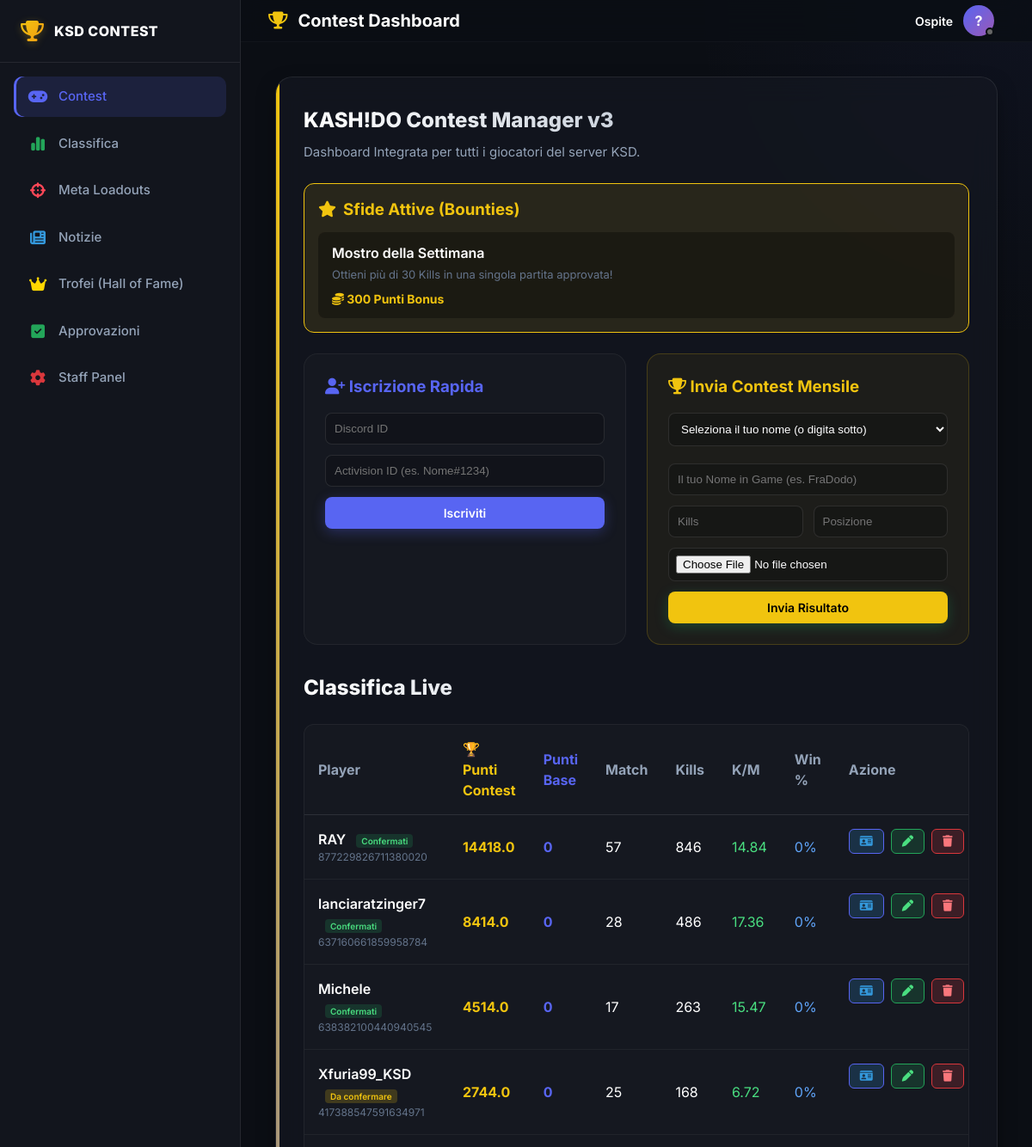
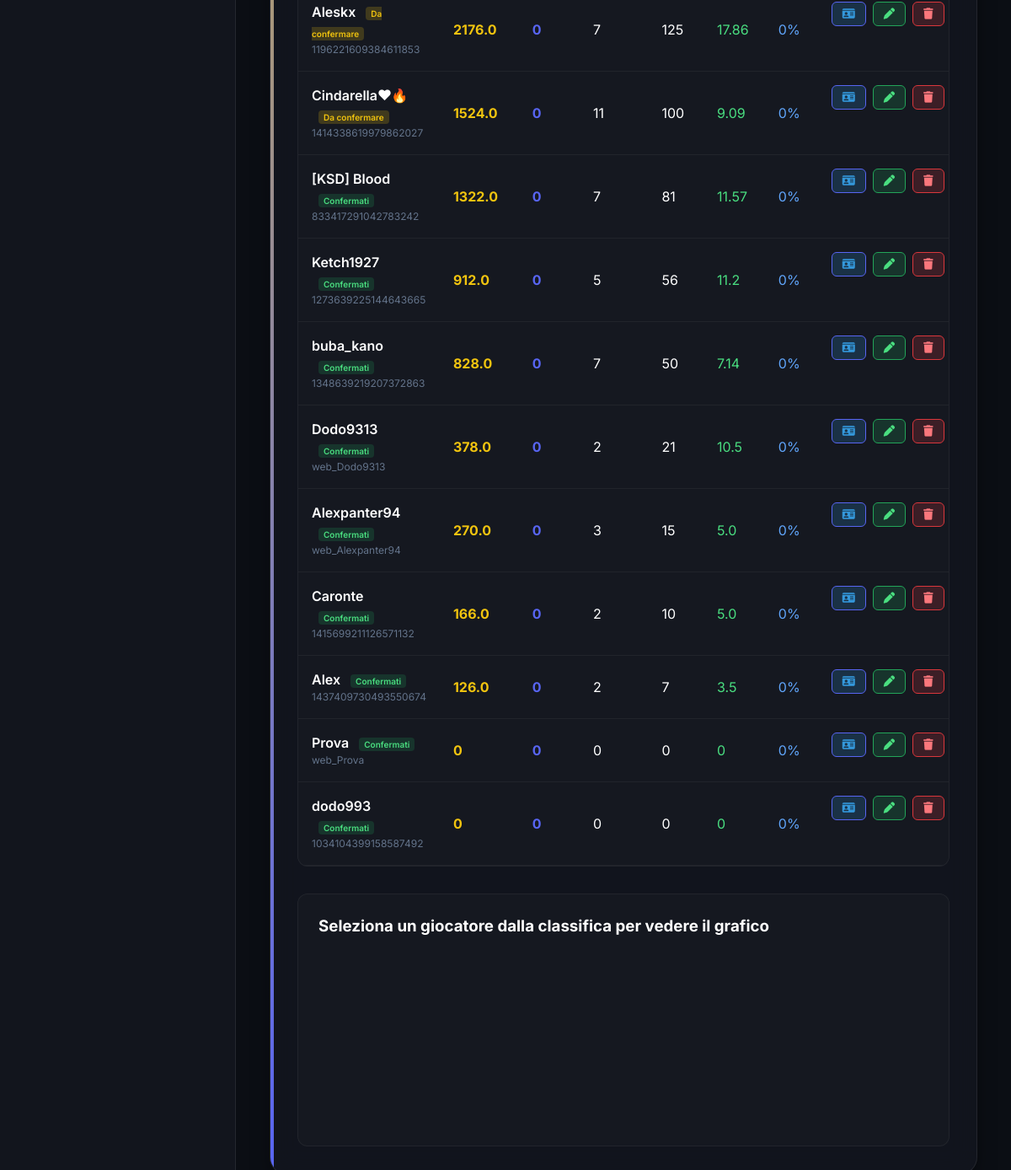
The page / on the database its author committed (2 pictures, top to bottom).
### tables this page shows
CREATE TABLE bounties (
            id INTEGER PRIMARY KEY AUTOINCREMENT,
            title TEXT,
            description TEXT,
            reward_points INTEGER,
            active INTEGER DEFAULT 1
        );

CREATE TABLE players (
            discord_id TEXT PRIMARY KEY,
            activision_id TEXT NOT NULL,
            points INTEGER DEFAULT 0,
            matches_played INTEGER DEFAULT 0,
            total_kills INTEGER DEFAULT 0,
            total_damage INTEGER DEFAULT 0,
            wins INTEGER DEFAULT 0
        , contest_points REAL DEFAULT 0);

### web/app.py (the view)
@app.get("/", response_class=HTMLResponse)
async def read_root(request: Request, error: str = None, success: str = None):
    players = database.get_all_players()
    for p in players:
        mp = p.get('matches_played', 0)
        p['kd_ratio'] = round(p.get('total_kills', 0) / mp, 2) if mp > 0 else 0
        p['avg_damage'] = round(p.get('total_damage', 0) / mp) if mp > 0 else 0
        p['win_rate'] = f"{round((p.get('wins', 0) / mp) * 100)}%" if mp > 0 else "0%"
    bounties = database.get_active_bounties()
    return templates.TemplateResponse(request=request, name="index.html", context={"players": players, "bounties": bounties, "error": error, "success": success})

### web/templates/index.html (shortened to what this page needs)
<!DOCTYPE html>
<html lang="it">
<head>
  <link rel="stylesheet" href="https://cdnjs.cloudflare.com/ajax/libs/font-awesome/6.4.0/css/all.min.css">
  <link rel="stylesheet" href="/static/style.css">
</head>
<body>
  <div id="app">
    <nav class="sidebar">
      <div class="sidebar-header">
        <i class="fa-solid fa-trophy brand-icon"></i>
        <span class="brand-text">KSD CONTEST</span>
      </div>
      <div class="sidebar-menu">
        <a href="#sec-contest" class="menu-item active">
          <i class="fa-solid fa-gamepad menu-icon"></i>
          <span>Contest</span>
        </a>
        <a href="#sec-classifica" class="menu-item" id="navClassifica">
          <i class="fa-solid fa-chart-simple menu-icon" style="color: var(--accent-green)"></i>
          <span>Classifica</span>
        </a>
        <a href="/loadouts" class="menu-item">
          <i class="fa-solid fa-crosshairs menu-icon" style="color: #ff4757"></i>
          <span>Meta Loadouts</span>
        </a>
        <a href="/news" class="menu-item">
          <i class="fa-solid fa-newspaper menu-icon" style="color: #3498db"></i>
          <span>Notizie</span>
        </a>
        <a href="/trofei" class="menu-item">
          <i class="fa-solid fa-crown menu-icon" style="color: #ffd700"></i>
          <span>Trofei (Hall of Fame)</span>
        </a>
        <a href="/admin" class="menu-item">
          <i class="fa-solid fa-square-check menu-icon" style="color: var(--accent-green)"></i>
          <span>Approvazioni</span>
        </a>
        <a href="/admin" class="menu-item">
          <i class="fa-solid fa-gear menu-icon" style="color: var(--accent-red)"></i>
          <span>Staff Panel</span>
        </a>
      </div>
    </nav>
    <main class="main-content">
      <header class="top-bar">
        <div class="page-title">
          <i class="fa-solid fa-trophy"></i>
          <span>Contest Dashboard</span>
        </div>
        <div class="user-profile">
          <span id="userNameDisplay" style="font-weight: 600; font-size: 14px;">Ospite</span>
          <div class="avatar" id="userAvatar">
            ?
            <div class="status-indicator" style="background-color: #666"></div>
          </div>
        </div>
      </header>
      <div class="content-wrapper">
        <div class="contest-card">
          <div class="card-header" id="sec-contest">
            <h1 class="card-title">KASH!DO Contest Manager v3</h1>
            <p class="card-subtitle">Dashboard Integrata per tutti i giocatori del server KSD.</p>
          </div>
          {% if bounties %}
          <div style="background: rgba(241, 196, 15, 0.1); border: 1px solid var(--accent-gold); padding: 16px; border-radius: 12px; margin-bottom: 24px;">
            <h3 style="color: var(--accent-gold); margin-bottom: 12px; display: flex; align-items: center; gap: 8px;">
              <i class="fa-solid fa-star"></i> Sfide Attive (Bounties)
            </h3>
            <div style="display: flex; gap: 16px; flex-wrap: wrap;">
              {% for b in bounties %}
              <div style="background: rgba(0,0,0,0.3); padding: 12px 16px; border-radius: 8px; flex: 1; min-width: 250px;">
                <div style="font-weight: 600; color: white; margin-bottom: 4px;">{{ b.title }}</div>
                <div style="font-size: 13px; color: var(--text-muted); margin-bottom: 8px;">{{ b.description }}</div>
                <div style="color: var(--accent-gold); font-weight: bold; font-size: 14px;"><i class="fa-solid fa-coins"></i> {{ b.reward_points }} Punti Bonus</div>
              </div>
              {% endfor %}
            </div>
          </div>
          {% endif %}
          <div style="display: flex; gap: 24px; flex-wrap: wrap; margin-bottom: 32px;">
            <div style="flex: 1; min-width: 300px; background: rgba(255,255,255,0.02); padding: 24px; border-radius: 16px; border: 1px solid rgba(255,255,255,0.05);">
              <h3 style="color: var(--accent-blue); margin-bottom: 16px;"><i class="fa-solid fa-user-plus"></i> Iscrizione Rapida</h3>
              <form action="/register" method="POST" style="display: flex; flex-direction: column; gap: 12px;">
                <input type="text" name="discord_id" required placeholder="Discord ID" style="background: rgba(0,0,0,0.2); border: 1px solid rgba(255,255,255,0.1); padding: 10px; border-radius: 8px; color: white; width: 100%;">
                <input type="text" name="activision_id" required placeholder="Activision ID (es. Nome#1234)" style="background: rgba(0,0,0,0.2); border: 1px solid rgba(255,255,255,0.1); padding: 10px; border-radius: 8px; color: white; width: 100%;">
                <button type="submit" class="btn btn-secondary" style="width: 100%; justify-content: center;">Iscriviti</button>
              </form>
            </div>
            <div style="flex: 1; min-width: 300px; background: rgba(241, 196, 15, 0.05); padding: 24px; border-radius: 16px; border: 1px solid rgba(241, 196, 15, 0.2);" id="sec-invia">
              <h3 style="color: var(--accent-gold); margin-bottom: 16px;"><i class="fa-solid fa-trophy"></i> Invia Contest Mensile</h3>
              <form action="/upload_contest" method="POST" enctype="multipart/form-data" style="display: flex; flex-direction: column; gap: 12px;">
                <select id="player_select" onchange="document.getElementById('player_name_input').value = this.value;" style="background: rgba(0,0,0,0.2); border: 1px solid rgba(255,255,255,0.1); padding: 10px; border-radius: 8px; color: white; width: 100%; margin-bottom: 8px;">
                  <option value="">Seleziona il tuo nome (o digita sotto)</option>
                </select>
                <input type="text" id="player_name_input" name="player_name" required placeholder="Il tuo Nome in Game (es. FraDodo)" style="background: rgba(0,0,0,0.2); border: 1px solid rgba(255,255,255,0.1); padding: 10px; border-radius: 8px; color: white; width: 100%;">
                <div style="display: flex; gap: 12px; width: 100%;">
                  <input type="number" name="kills" required placeholder="Kills" style="background: rgba(0,0,0,0.2); border: 1px solid rgba(255,255,255,0.1); padding: 10px; border-radius: 8px; color: white; width: 50%;">
                  <input type="number" name="posizione" required placeholder="Posizione" style="background: rgba(0,0,0,0.2); border: 1px solid rgba(255,255,255,0.1); padding: 10px; border-radius: 8px; color: white; width: 50%;">
                </div>
                <input type="file" name="screenshot" accept="image/*" required style="background: rgba(0,0,0,0.2); border: 1px solid rgba(255,255,255,0.1); padding: 8px; border-radius: 8px; color: white; width: 100%;">
                <button type="submit" class="btn btn-primary" style="width: 100%; justify-content: center; background-color: var(--accent-gold); color: black;">Invia Risultato</button>
              </form>
            </div>
          </div>
          <div class="card-header" id="sec-classifica">
            <h1 class="card-title">Classifica Live</h1>
          </div>
          <div style="overflow-x: auto; margin-bottom: 32px; background: rgba(255,255,255,0.02); border-radius: 12px; border: 1px solid rgba(255,255,255,0.05);">
            <table style="width: 100%; border-collapse: collapse; text-align: left;">
              <thead>
                <tr style="border-bottom: 1px solid rgba(255,255,255,0.1);">
                  <th style="padding: 16px; color: var(--text-secondary);">Player</th>
                  <th style="padding: 16px; color: var(--accent-gold);">🏆 Punti Contest</th>
                  <th style="padding: 16px; color: var(--accent-blue);">Punti Base</th>
                  <th style="padding: 16px; color: var(--text-secondary);">Match</th>
                  <th style="padding: 16px; color: var(--text-secondary);">Kills</th>
                  <th style="padding: 16px; color: var(--text-secondary);">K/M</th>
                  <th style="padding: 16px; color: var(--text-secondary);">Win %</th>
                  <th style="padding: 16px; color: var(--text-secondary);">Azione</th>
                </tr>
              </thead>
              <tbody>
                {% for p in players %}
                <tr style="border-bottom: 1px solid rgba(255,255,255,0.05); transition: 0.2s; cursor: pointer;" onclick="loadPlayerChart('{{ p.discord_id }}', '{{ p.activision_id }}')">
                  <td style="padding: 16px;">
                    <div style="font-weight: 600; color: white;">
                      {{ p.activision_id }}
                      {% if p.has_pending %}
                        <span style="font-size: 10px; background: rgba(241, 196, 15, 0.2); color: var(--accent-gold); padding: 2px 6px; border-radius: 4px; margin-left: 8px;">Da confermare</span>
                      {% else %}
                        <span style="font-size: 10px; background: rgba(35, 165, 89, 0.2); color: #4ade80; padding: 2px 6px; border-radius: 4px; margin-left: 8px;">Confermati</span>
                      {% endif %}
                    </div>
                    <div style="font-size: 12px; color: var(--text-muted);">{{ p.discord_id }}</div>
                  </td>
                  <td style="padding: 16px; font-weight: bold; color: var(--accent-gold);">{{ p.contest_points or 0 }}</td>
                  <td style="padding: 16px; font-weight: bold; color: var(--accent-blue);">{{ p.points }}</td>
                  <td style="padding: 16px;">{{ p.matches_played }}</td>
                  <td style="padding: 16px;">{{ p.total_kills }}</td>
                  <td style="padding: 16px; color: #4ade80;">{{ p.kd_ratio }}</td>
                  <td style="padding: 16px; color: #60a5fa;">{{ p.win_rate }}</td>
                  <td style="padding: 16px; display: flex; gap: 8px; justify-content: flex-start;" onclick="event.stopPropagation()">
                    <button onclick="promptEditPlayerName('{{ p.discord_id }}', '{{ p.activision_id }}')" style="background: rgba(52, 152, 219, 0.2); border: 1px solid var(--accent-blue); color: #3498db; padding: 6px 12px; border-radius: 6px; cursor: pointer; transition: 0.2s;" title="Cambia Nome">
                      <i class="fa-solid fa-id-card"></i>
                    </button>
                    <button onclick="promptEditPlayer('{{ p.discord_id }}', '{{ p.activision_id }}')" style="background: rgba(35, 165, 89, 0.2); border: 1px solid var(--accent-green); color: #4ade80; padding: 6px 12px; border-radius: 6px; cursor: pointer; transition: 0.2s;">
                      <i class="fa-solid fa-pen"></i>
                    </button>
                    <button onclick="promptDeletePlayer('{{ p.discord_id }}', '{{ p.activision_id }}')" style="background: rgba(218, 55, 60, 0.2); border: 1px solid var(--accent-red); color: #FA777C; padding: 6px 12px; border-radius: 6px; cursor: pointer; transition: 0.2s;">
                      <i class="fa-solid fa-trash"></i>
                    </button>
                  </td>
                </tr>
                {% else %}
                <tr>
                  <td colspan="5" style="padding: 24px; text-align: center; color: var(--text-muted);">Nessun giocatore registrato.</td>
                </tr>
                {% endfor %}
              </tbody>
            </table>
          </div>
      <div class="chart-container" id="sec-stats" style="margin-top: 32px; padding: 24px; background: rgba(255,255,255,0.02); border-radius: 12px; border: 1px solid rgba(255,255,255,0.05);">
        <h3 style="color: white; margin-bottom: 16px;" id="chartTitle">Seleziona un giocatore dalla classifica per vedere il grafico</h3>
      </div>
    </div>
  </div>
</main>
</div>
</body>
</html>

### rows shown on the page
bounties: title "Mostro della Settimana", description "Ottieni più di 30 Kills in una singola partita approvata!", reward_points "300"
players: activision_id "RAY", shows "Confermati", discord_id "877229826711380020", contest_points "14418.0", points "0", matches_played "57", total_kills "846", kd_ratio "14.84", win_rate "0%"
players: activision_id "lanciaratzinger7", shows "Confermati", discord_id "637160661859958784", contest_points "8414.0", points "0", matches_played "28", total_kills "486", kd_ratio "17.36", win_rate "0%"
players: activision_id "Michele", shows "Confermati", discord_id "638382100440940545", contest_points "4514.0", points "0", matches_played "17", total_kills "263", kd_ratio "15.47", win_rate "0%"
players: activision_id "Xfuria99_KSD", shows "Da confermare", discord_id "417388547591634971", contest_points "2744.0", points "0", matches_played "25", total_kills "168", kd_ratio "6.72", win_rate "0%"
players: activision_id "Aleskx", shows "Da confermare", discord_id "1196221609384611853", contest_points "2176.0", points "0", matches_played "7", total_kills "125", kd_ratio "17.86", win_rate "0%"
players: activision_id "Cindarella❤🔥", shows "Da confermare", discord_id "1414338619979862027", contest_points "1524.0", points "0", matches_played "11", total_kills "100", kd_ratio "9.09", win_rate "0%"
players: activision_id "[KSD] Blood", shows "Confermati", discord_id "833417291042783242", contest_points "1322.0", points "0", matches_played "7", total_kills "81", kd_ratio "11.57", win_rate "0%"
players: activision_id "Ketch1927", shows "Confermati", discord_id "1273639225144643665", contest_points "912.0", points "0", matches_played "5", total_kills "56", kd_ratio "11.2", win_rate "0%"
players: activision_id "buba_kano", shows "Confermati", discord_id "1348639219207372863", contest_points "828.0", points "0", matches_played "7", total_kills "50", kd_ratio "7.14", win_rate "0%"
players: activision_id "Dodo9313", shows "Confermati", discord_id "web_Dodo9313", contest_points "378.0", points "0", matches_played "2", total_kills "21", kd_ratio "10.5", win_rate "0%"
players: activision_id "Alexpanter94", shows "Confermati", discord_id "web_Alexpanter94", contest_points "270.0", points "0", matches_played "3", total_kills "15", kd_ratio "5.0", win_rate "0%"
players: activision_id "Caronte", shows "Confermati", discord_id "1415699211126571132", contest_points "166.0", points "0", matches_played "2", total_kills "10", kd_ratio "5.0", win_rate "0%"
players: activision_id "Alex", shows "Confermati", discord_id "1437409730493550674", contest_points "126.0", points "0", matches_played "2", total_kills "7", kd_ratio "3.5", win_rate "0%"
players: activision_id "Prova", shows "Confermati", discord_id "web_Prova", contest_points "0", points "0", matches_played "0", total_kills "0", kd_ratio "0", win_rate "0%"
players: activision_id "dodo993", shows "Confermati", discord_id "1034104399158587492", contest_points "0", points "0", matches_played "0", total_kills "0", kd_ratio "0", win_rate "0%"
